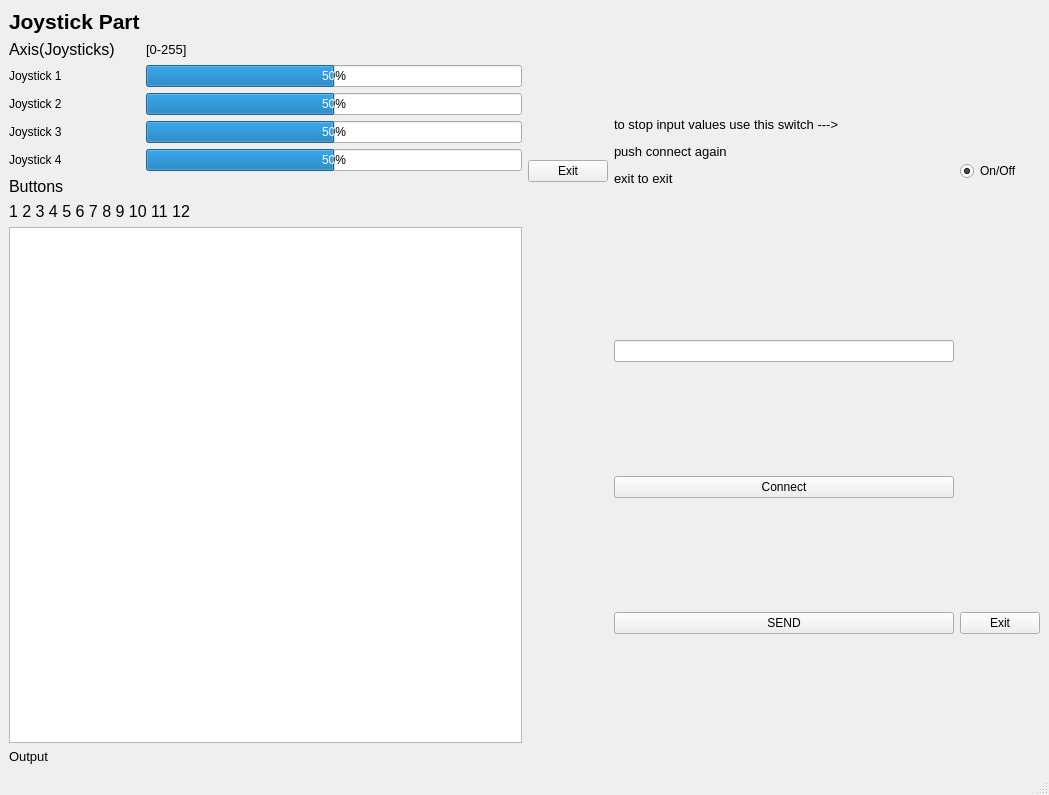
<?xml version="1.0" encoding="UTF-8"?>
<ui version="4.0">
 <class>MainWindow</class>
 <widget class="QMainWindow" name="MainWindow">
  <property name="geometry">
   <rect>
    <x>0</x>
    <y>0</y>
    <width>1049</width>
    <height>795</height>
   </rect>
  </property>
  <property name="windowTitle">
   <string>MainWindow</string>
  </property>
  <widget class="QWidget" name="centralwidget">
   <layout class="QGridLayout" name="gridLayout_2">
    <item row="1" column="0">
     <widget class="QLabel" name="label_10">
      <property name="text">
       <string>&lt;html&gt;&lt;head/&gt;&lt;body&gt;&lt;p&gt;&lt;span style=&quot; font-size:10pt;&quot;&gt;Output&lt;/span&gt;&lt;/p&gt;&lt;/body&gt;&lt;/html&gt;</string>
      </property>
     </widget>
    </item>
    <item row="0" column="0">
     <layout class="QFormLayout" name="formLayout">
      <property name="sizeConstraint">
       <enum>QLayout::SetFixedSize</enum>
      </property>
      <item row="0" column="0">
       <widget class="QLabel" name="label">
        <property name="sizePolicy">
         <sizepolicy hsizetype="Preferred" vsizetype="Preferred">
          <horstretch>3</horstretch>
          <verstretch>0</verstretch>
         </sizepolicy>
        </property>
        <property name="text">
         <string>&lt;html&gt;&lt;head/&gt;&lt;body&gt;&lt;p&gt;&lt;span style=&quot; font-size:16pt; font-weight:600;&quot;&gt;Joystick Part&lt;/span&gt;&lt;/p&gt;&lt;/body&gt;&lt;/html&gt;</string>
        </property>
       </widget>
      </item>
      <item row="1" column="0">
       <widget class="QLabel" name="label_2">
        <property name="text">
         <string>&lt;html&gt;&lt;head/&gt;&lt;body&gt;&lt;p&gt;&lt;span style=&quot; font-size:12pt;&quot;&gt;Axis(Joysticks)&lt;/span&gt;&lt;/p&gt;&lt;/body&gt;&lt;/html&gt;</string>
        </property>
       </widget>
      </item>
      <item row="1" column="1">
       <widget class="QLabel" name="label_9">
        <property name="text">
         <string>&lt;html&gt;&lt;head/&gt;&lt;body&gt;&lt;p&gt;&lt;span style=&quot; font-size:10pt;&quot;&gt;[0-255]&lt;/span&gt;&lt;/p&gt;&lt;/body&gt;&lt;/html&gt;</string>
        </property>
       </widget>
      </item>
      <item row="2" column="0">
       <widget class="QLabel" name="label_3">
        <property name="text">
         <string>Joystick 1</string>
        </property>
       </widget>
      </item>
      <item row="2" column="1">
       <widget class="QProgressBar" name="progressBar">
        <property name="value">
         <number>50</number>
        </property>
       </widget>
      </item>
      <item row="3" column="0">
       <widget class="QLabel" name="label_4">
        <property name="text">
         <string>Joystick 2</string>
        </property>
       </widget>
      </item>
      <item row="3" column="1">
       <widget class="QProgressBar" name="progressBar_2">
        <property name="value">
         <number>50</number>
        </property>
       </widget>
      </item>
      <item row="4" column="0">
       <widget class="QLabel" name="label_5">
        <property name="text">
         <string>Joystick 3</string>
        </property>
       </widget>
      </item>
      <item row="4" column="1">
       <widget class="QProgressBar" name="progressBar_3">
        <property name="value">
         <number>50</number>
        </property>
       </widget>
      </item>
      <item row="5" column="0">
       <widget class="QLabel" name="label_6">
        <property name="text">
         <string>Joystick 4</string>
        </property>
       </widget>
      </item>
      <item row="5" column="1">
       <widget class="QProgressBar" name="progressBar_4">
        <property name="value">
         <number>50</number>
        </property>
       </widget>
      </item>
      <item row="6" column="0">
       <widget class="QLabel" name="label_7">
        <property name="text">
         <string>&lt;html&gt;&lt;head/&gt;&lt;body&gt;&lt;p&gt;&lt;span style=&quot; font-size:12pt;&quot;&gt;Buttons&lt;/span&gt;&lt;/p&gt;&lt;/body&gt;&lt;/html&gt;</string>
        </property>
       </widget>
      </item>
      <item row="8" column="0" colspan="2">
       <widget class="QLabel" name="label_8">
        <property name="text">
         <string>&lt;html&gt;&lt;head/&gt;&lt;body&gt;&lt;p&gt;&lt;span style=&quot; font-size:12pt;&quot;&gt;1  2  3  4  5  6  7  8  9  10  11  12 &lt;/span&gt;&lt;/p&gt;&lt;/body&gt;&lt;/html&gt;</string>
        </property>
       </widget>
      </item>
      <item row="9" column="0" colspan="2">
       <widget class="QPlainTextEdit" name="plainTextEdit"/>
      </item>
     </layout>
    </item>
    <item row="0" column="5">
     <layout class="QGridLayout" name="gridLayout">
      <item row="0" column="2">
       <widget class="QPushButton" name="pushButton_4">
        <property name="text">
         <string>Exit</string>
        </property>
       </widget>
      </item>
      <item row="0" column="4">
       <widget class="QRadioButton" name="radioButton_2">
        <property name="sizePolicy">
         <sizepolicy hsizetype="Minimum" vsizetype="Fixed">
          <horstretch>0</horstretch>
          <verstretch>0</verstretch>
         </sizepolicy>
        </property>
        <property name="text">
         <string>On/Off</string>
        </property>
        <property name="checkable">
         <bool>true</bool>
        </property>
        <property name="checked">
         <bool>true</bool>
        </property>
       </widget>
      </item>
      <item row="1" column="3">
       <widget class="QLineEdit" name="lineEdit"/>
      </item>
      <item row="2" column="3">
       <widget class="QPushButton" name="pushButton_5">
        <property name="sizePolicy">
         <sizepolicy hsizetype="Minimum" vsizetype="Fixed">
          <horstretch>1</horstretch>
          <verstretch>1</verstretch>
         </sizepolicy>
        </property>
        <property name="baseSize">
         <size>
          <width>0</width>
          <height>0</height>
         </size>
        </property>
        <property name="text">
         <string>Connect</string>
        </property>
        <property name="iconSize">
         <size>
          <width>20</width>
          <height>20</height>
         </size>
        </property>
       </widget>
      </item>
      <item row="3" column="3">
       <widget class="QPushButton" name="pushButton_3">
        <property name="text">
         <string>SEND</string>
        </property>
       </widget>
      </item>
      <item row="3" column="4">
       <widget class="QPushButton" name="pushButton">
        <property name="text">
         <string>Exit</string>
        </property>
       </widget>
      </item>
      <item row="0" column="3">
       <widget class="QLabel" name="label_11">
        <property name="text">
         <string>&lt;html&gt;&lt;head/&gt;&lt;body&gt;&lt;p&gt;&lt;span style=&quot; font-size:10pt;&quot;&gt;to stop input values use this switch ---&amp;gt;&lt;/span&gt;&lt;/p&gt;&lt;p&gt;&lt;span style=&quot; font-size:10pt;&quot;&gt;push connect again&lt;/span&gt;&lt;/p&gt;&lt;p&gt;&lt;span style=&quot; font-size:10pt;&quot;&gt;exit to exit&lt;/span&gt;&lt;/p&gt;&lt;p&gt;&lt;br/&gt;&lt;/p&gt;&lt;/body&gt;&lt;/html&gt;</string>
        </property>
       </widget>
      </item>
     </layout>
    </item>
   </layout>
  </widget>
  <widget class="QMenuBar" name="menubar">
   <property name="geometry">
    <rect>
     <x>0</x>
     <y>0</y>
     <width>1049</width>
     <height>26</height>
    </rect>
   </property>
  </widget>
  <widget class="QStatusBar" name="statusbar"/>
 </widget>
 <resources/>
 <connections/>
</ui>
